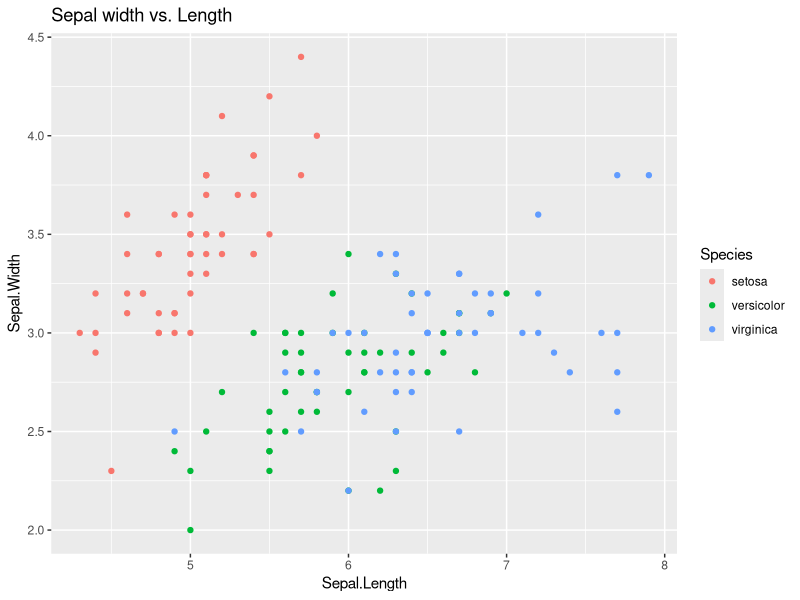
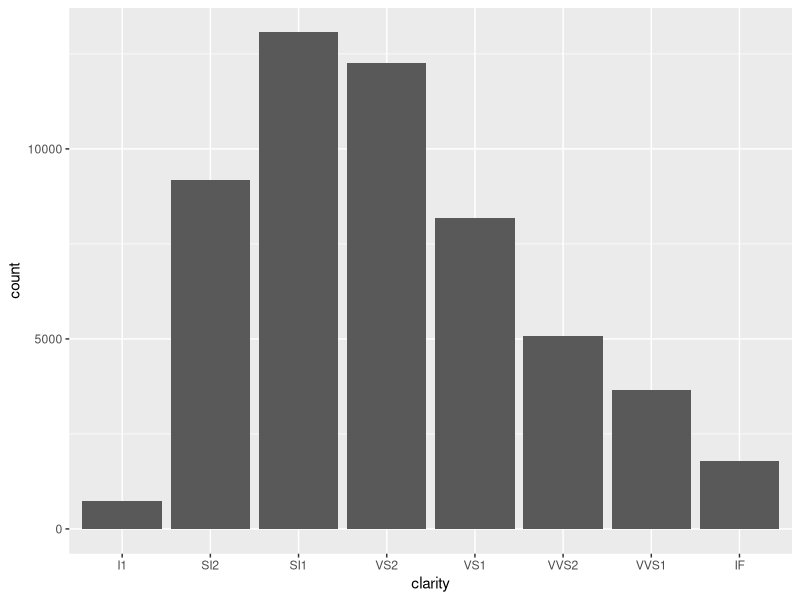
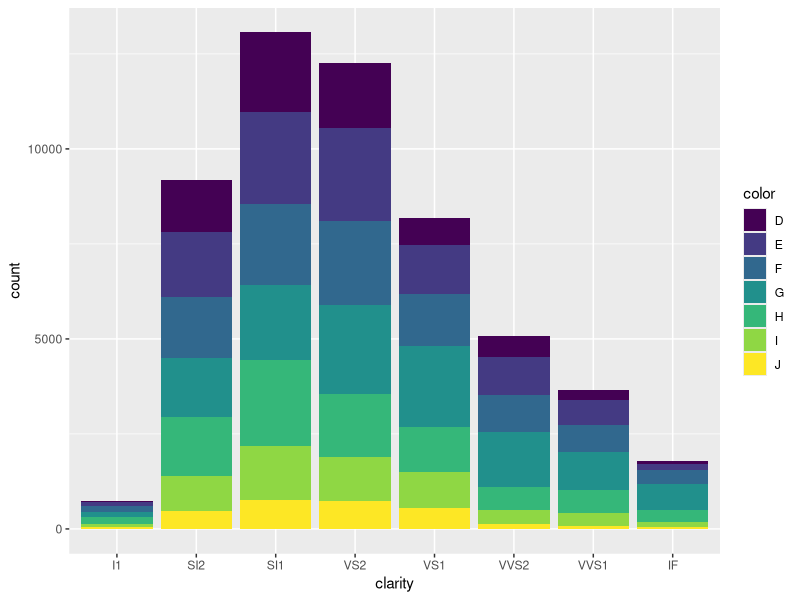
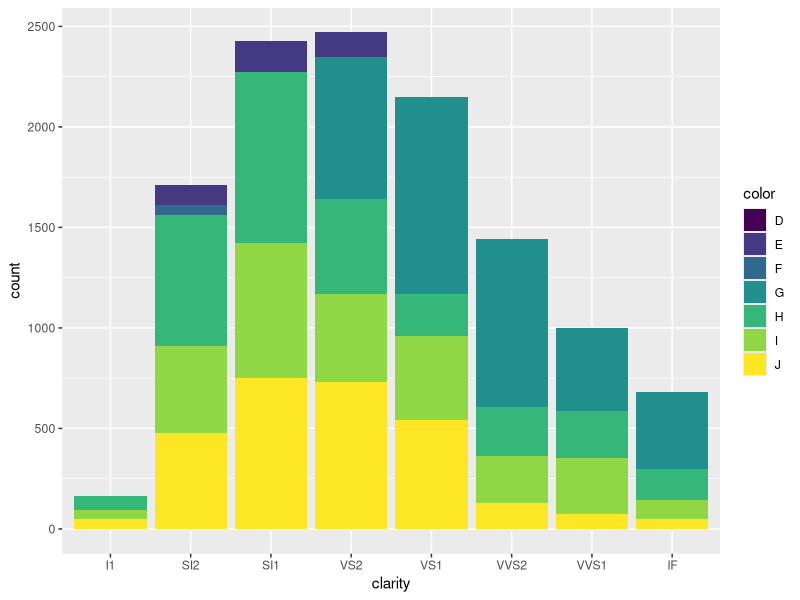
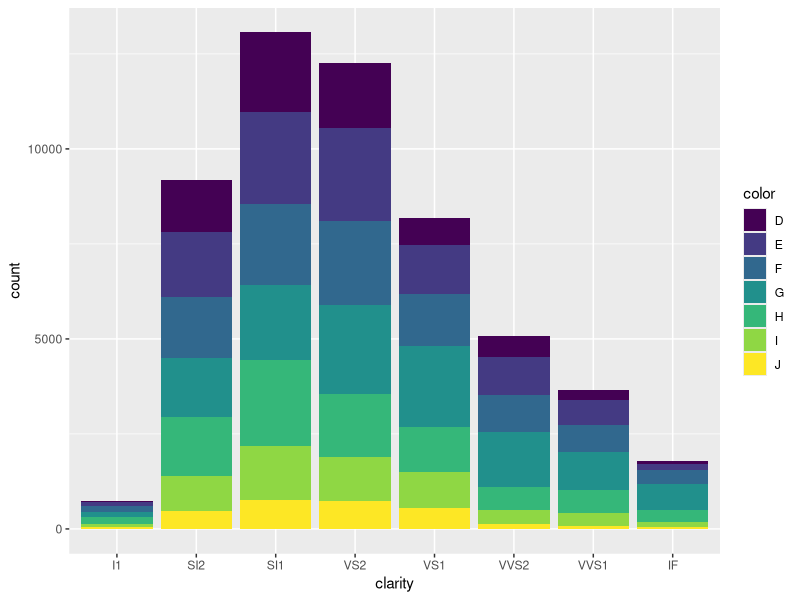
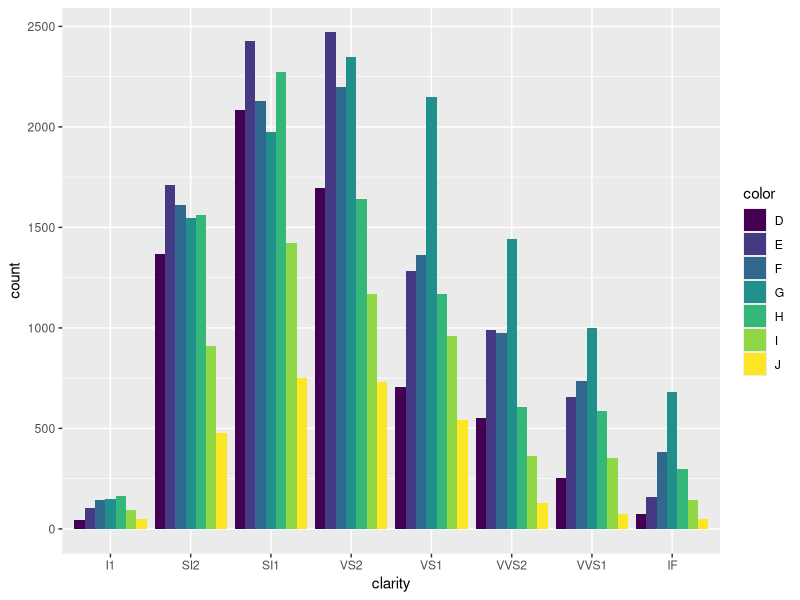
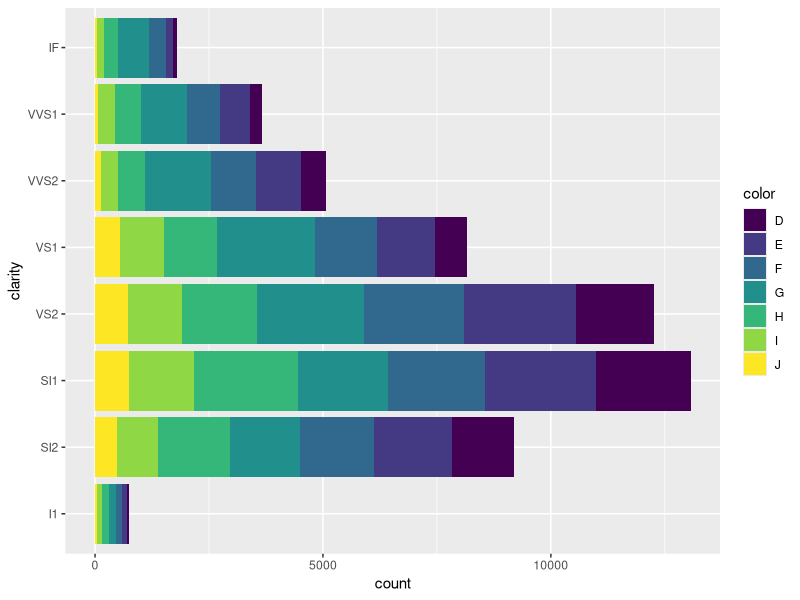
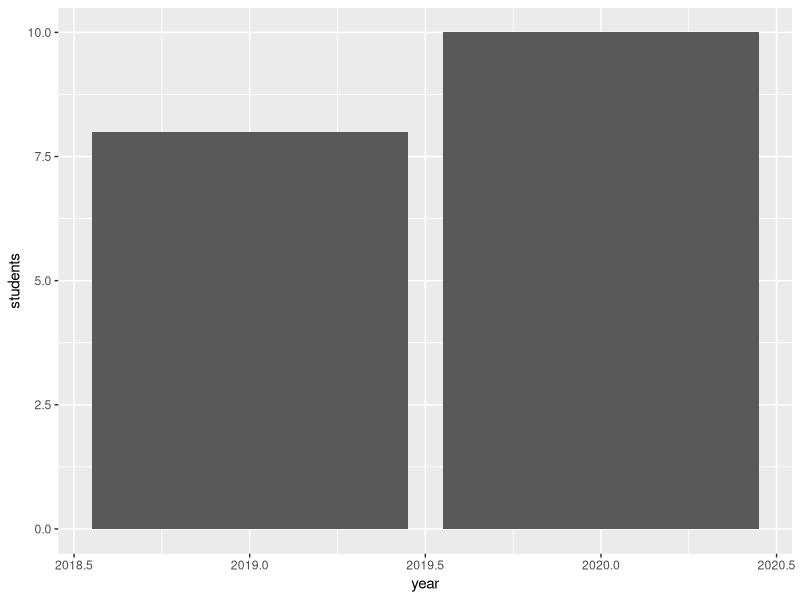

Write the R code that produced these figures, in order.
## ---- chunk 1
knitr::opts_chunk$set(echo = TRUE)
## ---- chunk 2
library(ggplot2)
ggplot(iris, aes(x = Sepal.Length, y = Sepal.Width)) + 
    geom_point(aes(color = Species)) +
    labs(title = "Sepal width vs. Length")
## ---- chunk 3
ggsave("IrisPlot.png")
## ---- chunk 4
str(diamonds)
## ---- chunk 5
ggplot(diamonds) +
    geom_bar(aes(x = clarity))
## ---- chunk 6
ggplot(diamonds) +
    geom_bar(aes(x = clarity, fill = color))
## ---- chunk 7
ggplot(diamonds) +
    geom_bar(aes(x = clarity, fill = color), position = "identity")
## ---- chunk 8
ggplot(diamonds) +
    geom_bar(aes(x = clarity, fill = color), position = "stack")
## ---- chunk 9
ggplot(diamonds) +
    geom_bar(aes(x = clarity, fill = color), position = "dodge")
## ---- chunk 10
ggplot(diamonds) +
    geom_bar(aes(x = clarity, fill = color), position = "stack") +
    coord_flip()
## ---- chunk 11
# DSCI 301 enrollment data
enrol_301 <- data.frame(
    year = c(2019, 2020),
    students = c(8, 10)
)
ggplot(enrol_301) + 
    geom_col(aes(x = year, y = students))
## ---- chunk 12
ggplot(diamonds) +
    geom_bar(aes(x = 1, fill = color)) + 
    coord_polar(theta = "y")
## ---- chunk 13
library(dplyr)
## ---- chunk 14
str(iris)
## ---- chunk 15
head(select(iris, Sepal.Length, Species))
## ---- chunk 16
head(select(iris, Petal.Length:Species))
## ---- chunk 17
head(
    select(iris, -Species)
)
## ---- chunk 18
head(
    select(iris, -c(Sepal.Length, Petal.Length))
)
## ---- chunk 19
head(
    select(iris, -contains("Length"))
)
